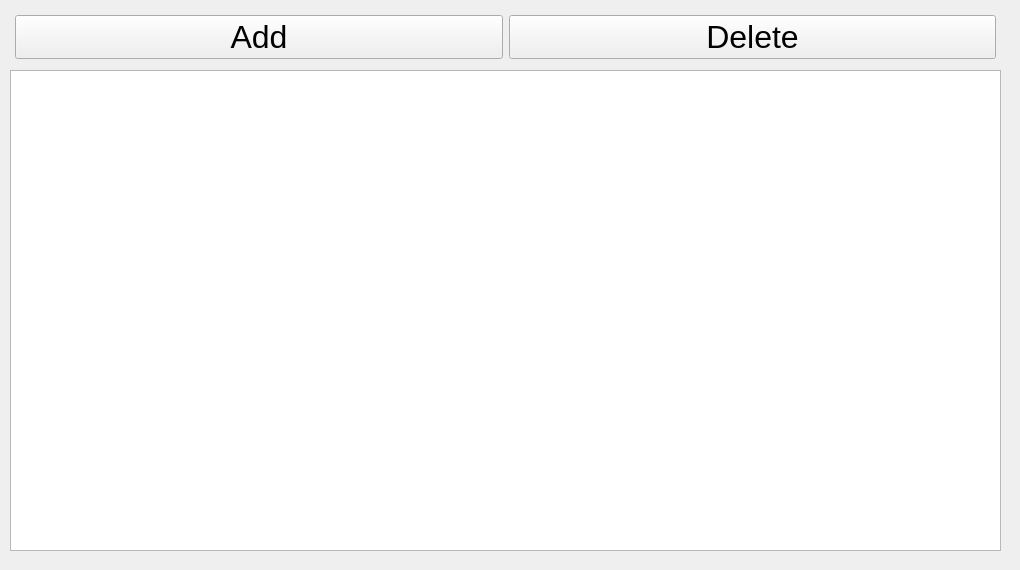
   <widget class="QWidget" name="tabApp">
    <property name="enabled">
     <bool>true</bool>
    </property>
    <attribute name="title">
     <string>3rd Party</string>
    </attribute>
    <widget class="QWidget" name="verticalLayoutWidget_6">
     <property name="geometry">
      <rect>
       <x>0</x>
       <y>0</y>
       <width>1011</width>
       <height>561</height>
      </rect>
     </property>
     <layout class="QVBoxLayout" name="verticalLayout_5" stretch="0,0">
      <property name="leftMargin">
       <number>10</number>
      </property>
      <property name="topMargin">
       <number>10</number>
      </property>
      <property name="rightMargin">
       <number>10</number>
      </property>
      <property name="bottomMargin">
       <number>10</number>
      </property>
      <item>
       <layout class="QHBoxLayout" name="horizontalLayout_48">
        <property name="leftMargin">
         <number>5</number>
        </property>
        <property name="topMargin">
         <number>5</number>
        </property>
        <property name="rightMargin">
         <number>5</number>
        </property>
        <property name="bottomMargin">
         <number>5</number>
        </property>
        <item>
         <widget class="QPushButton" name="btnAppAdd">
          <property name="font">
           <font>
            <family>Tahoma</family>
            <pointsize>24</pointsize>
           </font>
          </property>
          <property name="text">
           <string>Add</string>
          </property>
         </widget>
        </item>
        <item>
         <widget class="QPushButton" name="btnAppDelete">
          <property name="font">
           <font>
            <family>Tahoma</family>
            <pointsize>24</pointsize>
           </font>
          </property>
          <property name="text">
           <string>Delete</string>
          </property>
         </widget>
        </item>
       </layout>
      </item>
      <item>
       <layout class="QHBoxLayout" name="horizontalLayout_9">
        <item>
         <widget class="QTableWidget" name="tvApp">
          <property name="dragEnabled">
           <bool>false</bool>
          </property>
          <property name="dragDropOverwriteMode">
           <bool>false</bool>
          </property>
          <property name="dragDropMode">
           <enum>QAbstractItemView::NoDragDrop</enum>
          </property>
          <property name="selectionMode">
           <enum>QAbstractItemView::ExtendedSelection</enum>
          </property>
          <property name="selectionBehavior">
           <enum>QAbstractItemView::SelectRows</enum>
          </property>
         </widget>
        </item>
       </layout>
      </item>
     </layout>
    </widget>
   </widget>
